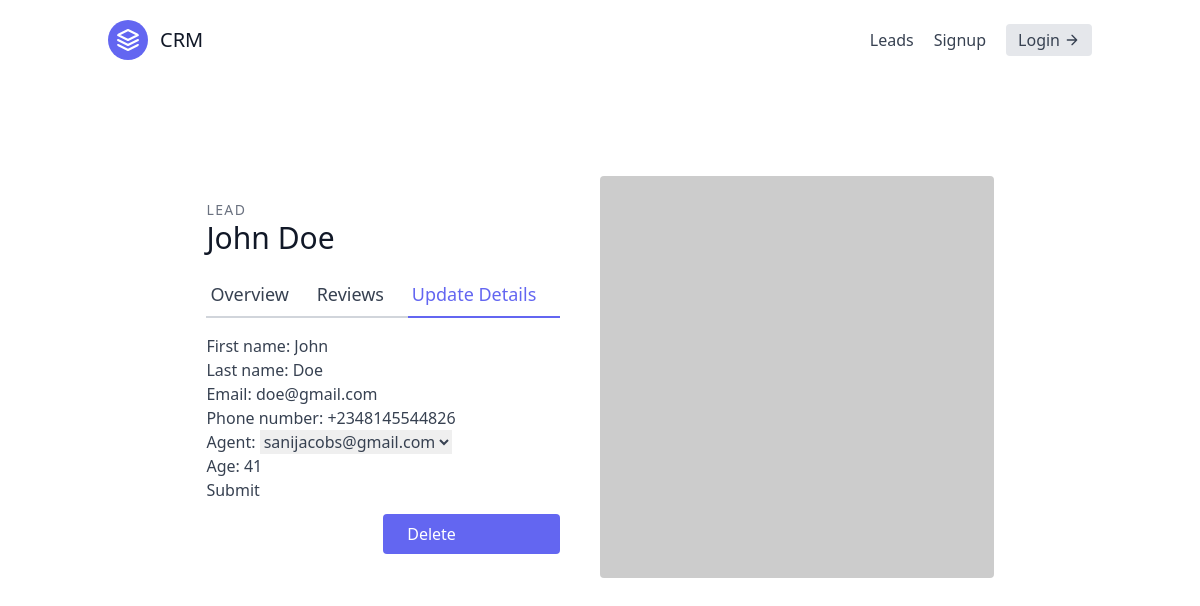
The app's page /lead/2/update/ with its own data.
### leads/models.py (models this page shows, shortened)
class Lead(models.Model):
    first_name = models.CharField(max_length=50)
    last_name = models.CharField(max_length=50)
    email = models.EmailField()
    phone_number = models.CharField(max_length=15)
    agent = models.ForeignKey(Agent, on_delete=models.CASCADE)
    age = models.IntegerField(default=0)

class User(AbstractUser):
    pass

### leads/views.py (the view, shortened to what this page needs)
# urls.py: path("<int:pk>/update/", LeadUpdateView.as_view(), name="lead-update"),
class LeadUpdateView(generic.UpdateView):
    template_name = "lead_update.html"
    queryset = Lead.objects.all()
    form_class = LeadModelForm

### leads/forms.py
class LeadModelForm(forms.ModelForm):
    class Meta:
        model = Lead
        fields = (
            "first_name",
            "last_name",
            "email",
            "phone_number",
            "agent",
            "age",
        )

### leads/models.py (called while the page is built)
    def __str__(self):
        return self.user.email

### templates/lead_update.html (shortened to what this page needs)
{% extends "base.html" %}
{% block content %}
<section class="text-gray-700 body-font overflow-hidden">
    <div class="container px-5 py-24 mx-auto">
      <div class="lg:w-4/5 mx-auto flex flex-wrap">
        <div class="lg:w-1/2 w-full lg:pr-10 lg:py-6 mb-6 lg:mb-0">
            <h2 class="text-sm title-font text-gray-500 tracking-widest">LEAD</h2>
            <h1 class="text-gray-900 text-3xl title-font font-medium mb-4">{{ lead.first_name }} {{ lead.last_name }}</h1>
            <div class="flex mb-4">
                <a href="{% url 'leads:lead-detail' lead.pk %}" class="flex-grow border-b-2 border-gray-300 py-2 text-lg px-1">
                    Overview
                </a>
                <a class="flex-grow border-b-2 border-gray-300 py-2 text-lg px-1">
                    Reviews
                </a>
                <a href="{% url 'leads:lead-update' lead.pk %}" class="flex-grow text-indigo-500 border-b-2 border-indigo-500 py-2 text-lg px-1">
                    Update Details
                </a>
            </div>
            <form form method="post">
                {{ form.as_p }}
                <button type="submit">Submit</button>
            </form>
            <a href="{% url 'leads:lead-delete' lead.pk %}" class="w-1/2 mt-3 flex ml-auto text-white bg-indigo-500 border-0 py-2 px-6 focus:outline-none hover:bg-indigo-600 rounded">
                Delete
            </a>
        </div>
        <img alt="ecommerce" class="lg:w-1/2 w-full lg:h-auto h-64 object-cover object-center rounded" src="https://dummyimage.com/400x400">
      </div>
    </div>
  </section>
{% endblock content %}

### records on screen
Lead: first_name "John", last_name "Doe", email "doe@gmail.com", phone_number "+2348145544826", agent "sanijacobs@gmail.com", age "41"
